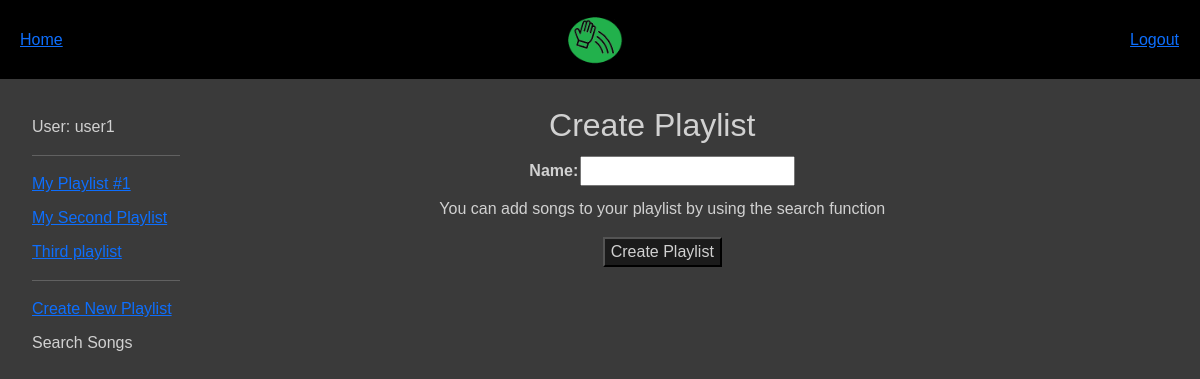
Before: /slapify/create_playlist (signed in) with the older database file.
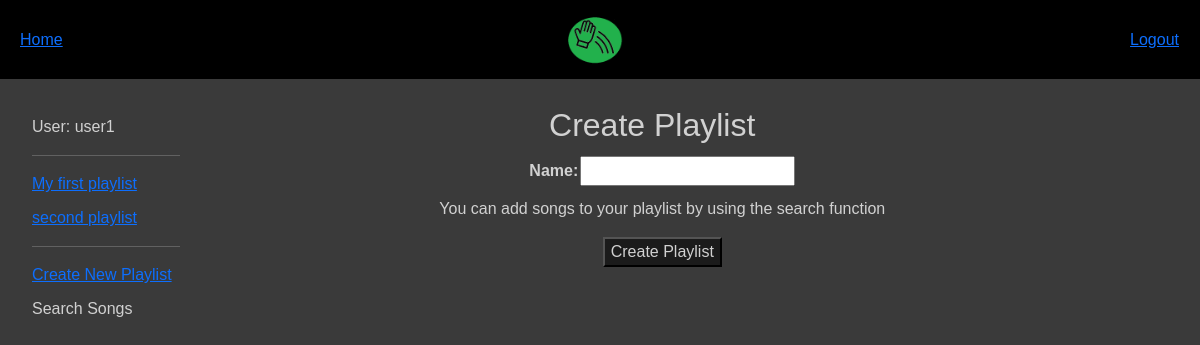
After: the same page with the newer database file.
### slapify_web_app/models.py (models this page shows, shortened)
class Playlist(models.Model):
    name = models.CharField(max_length=100)
    user = models.ForeignKey(User, on_delete=models.CASCADE)
    songs = models.ManyToManyField(Song)

### slapify_web_app/views.py (the view, shortened to what this page needs)
# urls.py: path('create_playlist', views.CreatePlaylistView.as_view(), name='create_playlist'),
class CreatePlaylistView(LoginRequiredMixin, CreateView):
    model = Playlist
    fields = ['name']
    success_url = reverse_lazy('index')
    def get_context_data(self, **kwargs):
        context = super().get_context_data(**kwargs)
        context['user_playlists'] = Playlist.objects.filter(user=self.request.user)
        return context

### slapify_web_app/templates/slapify_web_app/playlist_form.html (shortened to what this page needs)
{% extends "base_template.html" %}
{% block content %}
<div class="playlist_head_container">
  <h2 class="playlist_head">Create Playlist</h2>
</div>
<div class="playlist_form_container">
  <div class="playlist_form">
    <form action="" method="post">
      <table class="playlist_form_table">
        {{ form.as_table }}
      </table>
      <p>You can add songs to your playlist by using the search function</p>
      <input type="submit" value="Create Playlist" class="submit_button" />
    </form>
  </div>
</div>
{% endblock %}

### slapify_web_app/templates/base_template.html (shortened to what this page needs)
<!DOCTYPE html>
<html lang="en">
<head>
    <link rel="stylesheet" href="https://cdn.jsdelivr.net/npm/bootstrap@5.3.3/dist/css/bootstrap.min.css"
>
    {% load static %}
    <link rel="stylesheet" href="{% static 'css/styles.css' %}" />
</head>
<body>
    <div class="col-lg-12 d-lg-block">
        <ul class="navbar">
            {% if user.is_authenticated %}
            <li class="navbar-item">
                <a href="{% url 'index' %}">Home</a>
            </li>
            <li class="navbar-item">
                <img src="{% static 'Slapify_logo.png' %}" alt="Slapify Logo"
                width="85">
            </li>
            <li class="navbar-item">
                <form id="logout-form" method="post" action="{% url 'logout' %}">
                <button type="submit" class="btn btn-link">Logout</button>
                </form>
            </li>
            {% endif %}
        </ul>
    </div>
    {% block sidebar %}
        <div class="row">
            {% if user.is_authenticated %}
                <div class="col-lg-2 d-lg-block sidebar">
                    <ul class="sidebar-nav">
                        <li class="sidebar-item">{{user.user_type}}: {{ user.get_username }}</li>
                        <hr>
                        {% for playlist in user_playlists %}
                            <li class="sidebar-item">
                                <a href="{% url 'playlist_details' playlist.pk %}">{{ playlist.name }}</a>
                            </li>
                        {% endfor %}
                        <hr>
                        <li class="sidebar-item">
                            <a href="{% url 'create_playlist' %}">Create New Playlist</a>
                        </li>
                        <li class="sidebar-item">Search Songs</li>
                    </ul>
                </div>
                <div class="col-lg-10">{% block content %}{% endblock content %}</div>
            {% else %}
                <div class="col-lg-12">{% block logged_out_content %}{% endblock logged_out_content %}</div>
            {% endif %}
        </div>
    {% endblock sidebar %}
</body>
</html>

Changed rows visible on the page:
removed Playlist: name "My Playlist #1"
removed Playlist: name "My Second Playlist"
removed Playlist: name "Third playlist"
added Playlist: name "My first playlist"
added Playlist: name "second playlist"
